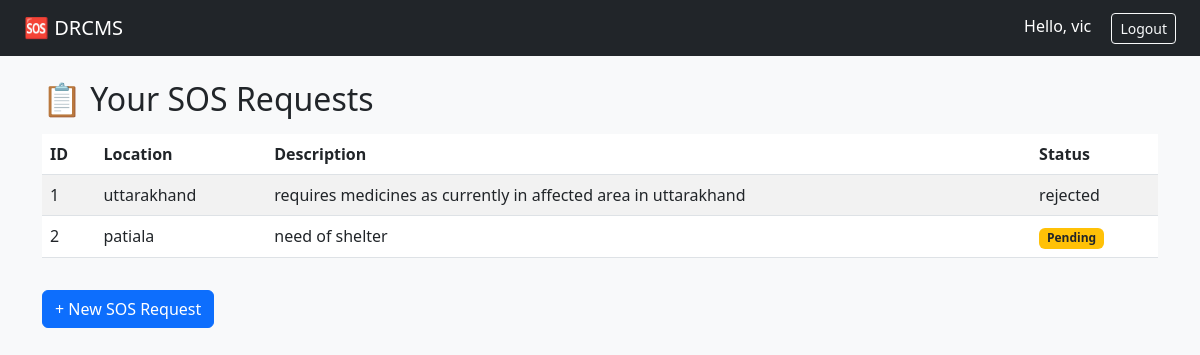
/dashboard (signed in), run on the app's committed database.
### app/models.py (models this page shows, shortened)
class User(db.Model, UserMixin):
    __tablename__='users'
    id=db.Column(db.Integer, primary_key=True)
    name=db.Column(db.String(100), nullable=False)
    email=db.Column(db.String(100), unique=True, nullable=False)
    password_hash=db.Column(db.String(100), nullable=False)
    role=db.Column(db.String(100), nullable=False, default='user') #user/admin
    sos_request=db.relationship('SOSRequest', backref='user', lazy=True)

class SOSRequest(db.Model):
    __tablename__='sos_requests'
    id=db.Column(db.Integer, primary_key=True)
    user_id=db.Column(db.Integer, db.ForeignKey('users.id'), nullable=False)
    location=db.Column(db.String(200), nullable=False)
    description=db.Column(db.Text, nullable=False)
    status=db.Column(db.String(120), default='Pending') #pending/resolved/rejected
    created_at=db.Column(db.DateTime,default=datetime.utcnow)

### app/routes/sos.py (the view)
@sos.route('/dashboard')
@login_required
def dashboard():
    if current_user.is_authenticated or current_user.role == 'user':
        sos_requests=SOSRequest.query.filter_by(user_id=current_user.id).all()
        return render_template('user_dashboard.html', sos_requests=sos_requests)
    else:
        flash('Access denied. Users only.')
        return redirect(url_for('admin.admin_dashboard'))

### app/__init__.py (called while the page is built)
def create_app():
    app=Flask(__name__)
    app.config.from_object('config.Config')
    db.init_app(app)
    login_manager.init_app(app)
    mail.init_app(app)
    @app.after_request
    def add_header(response):
        response.headers['Cache-Control'] = 'no-store, no-cache, must-revalidate, post-check=0, pre-check=0, max-age=0'
        response.headers['Pragma'] = 'no-cache'
        response.headers['Expires'] = '0'
        return response
    from app.routes.auth  import auth as auth_bp
    from app.routes.sos import sos  as sos_bp
    from app.routes.admin import admin as admin_bp
    app.register_blueprint(auth_bp)
    app.register_blueprint(sos_bp)
    app.register_blueprint(admin_bp)
    return app

### app/models.py (called while the page is built)
@login_manager.user_loader
def load_user(user_id):
    return User.query.get(int(user_id))

### app/templates/user_dashboard.html (shortened to what this page needs)
{% extends "layout.html" %}
{% block content %}
<h2>📋 Your SOS Requests</h2>
{% if sos_requests %}
    <table class="table table-striped mt-3">
        <thead>
            <tr>
                <th>ID</th>
                <th>Location</th>
                <th>Description</th>
                <th>Status</th>
            </tr>
        </thead>
        <tbody>
        {% for sos in sos_requests %}
            <tr>
                <td>{{ sos.id }}</td>
                <td>{{ sos.location }}</td>
                <td>{{ sos.description }}</td>
                <td>
                    {% if sos.status == 'Pending' %}
                        <span class="badge bg-warning text-dark">{{ sos.status }}</span>
                    {% elif sos.status == 'Resolved' %}
                        <span class="badge bg-success">{{ sos.status }}</span>
                    {% else %}
                        {{ sos.status }}
                    {% endif %}
                </td>
            </tr>
        {% endfor %}
        </tbody>
    </table>
{% else %}
    <p>You have not submitted any SOS requests yet.</p>
{% endif %}
<a href="{{ url_for('sos.create_sos') }}" class="btn btn-primary mt-3">+ New SOS Request</a>
{% endblock %}

### app/templates/layout.html (shortened to what this page needs)
<!DOCTYPE html>
<html lang="en">
<head>
    <link href="https://cdn.jsdelivr.net/npm/bootstrap@5.3.0/dist/css/bootstrap.min.css" rel="stylesheet">
</head>
<body class="bg-light">
    <nav class="navbar navbar-expand-lg navbar-dark bg-dark px-4">
        <a class="navbar-brand" href="#">🆘 DRCMS</a>
        <div class="ms-auto">
            {% if current_user.is_authenticated %}
                <span class="text-white me-3">Hello, {{ current_user.name }}</span>
                <a href="{{ url_for('auth.logout') }}" class="btn btn-sm btn-outline-light">Logout</a>
            {% endif %}
        </div>
    </nav>
    <div class="container mt-4">
        {% block content %}{% endblock %}
    </div>
</body>
</html>

### data on the page
User: name "vic"
SOSRequest: id "1", location "uttarakhand", description "requires medicines as currently in affected area in uttarakhand", status "rejected"
SOSRequest: id "2", location "patiala", description "need of shelter", status "Pending"
